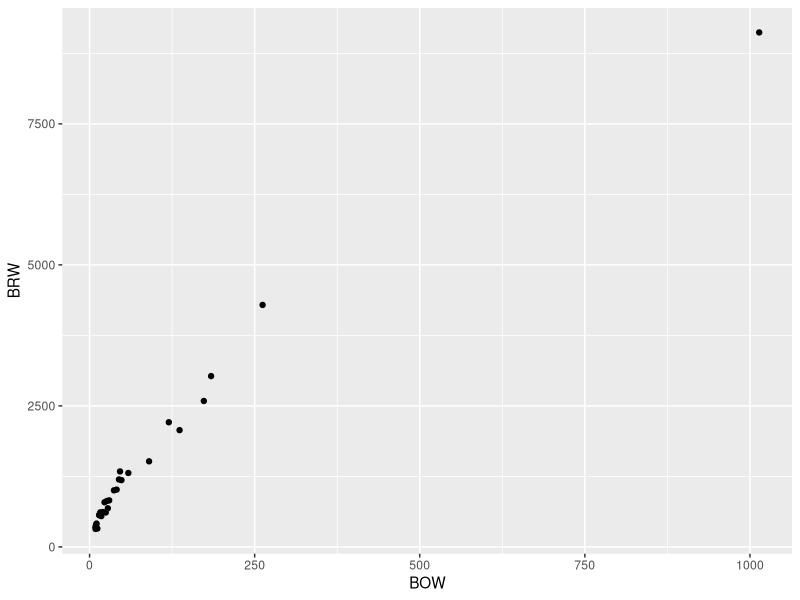
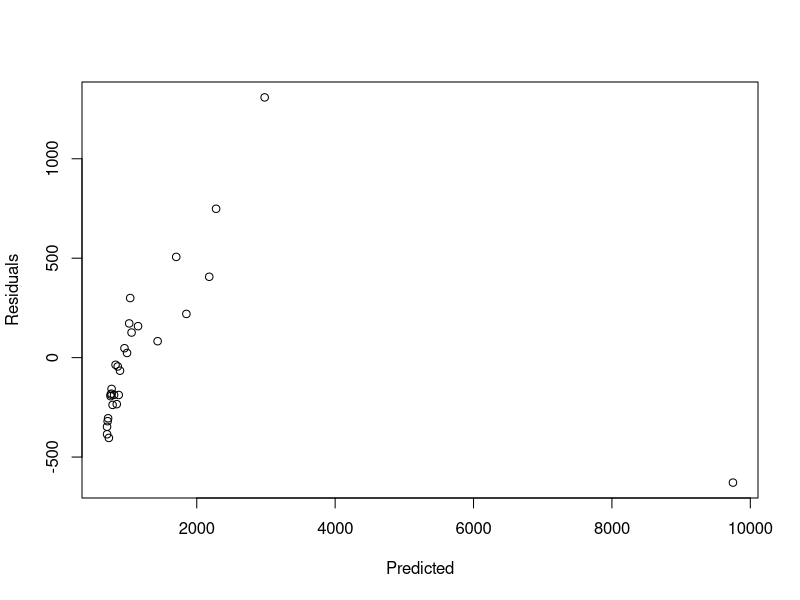
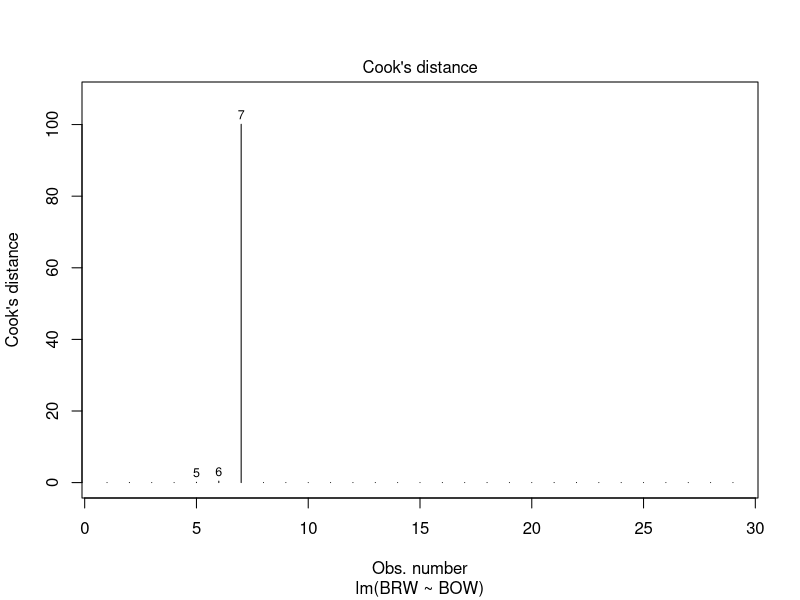
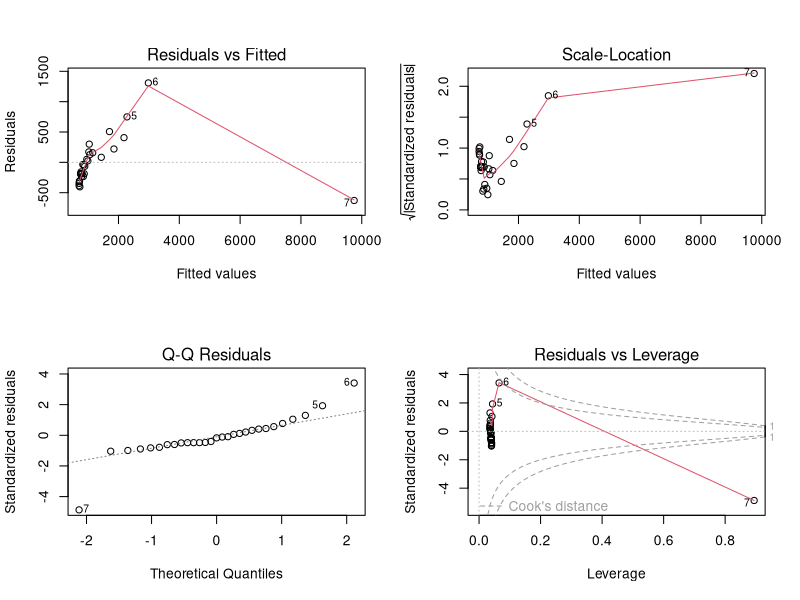
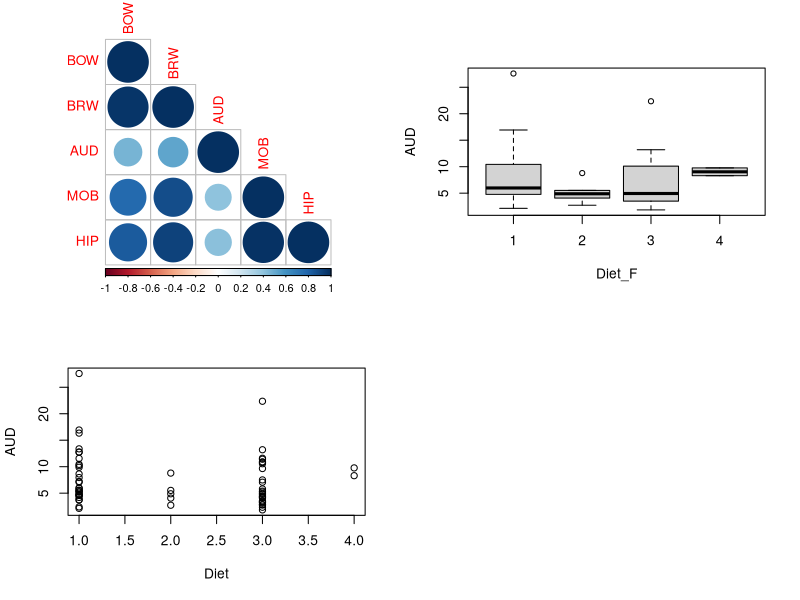

Generate these figures, in order, with R:
## ---- chunk 1
knitr::opts_chunk$set(echo = TRUE)
## ---- chunk 2
library(ggplot2)
data = read.table(file="bats.txt", sep=";", skip=3, header=T)
names(data)
## ---- chunk 3
phyto = data[(data$Diet == 1),]
ggplot(phyto, aes(x=BOW, y=BRW)) + 
  geom_point()
## ---- chunk 4
reg1 = lm(BRW ~ BOW, data=phyto)
summary(reg1)
## ---- chunk 5
anova(reg1)
## ---- chunk 6
plot(reg1$fitted.values, reg1$residuals, xlab="Predicted", ylab="Residuals")
## ---- chunk 7
plot(reg1, 4)
which(phyto$BRW > 8000)
phytobis = phyto[which(phyto$BRW < 8000),]

reg2 = lm(BRW ~ BOW, data=phytobis)
summary(reg2)
## ---- chunk 8
par(mfcol=c(2, 2))
plot(reg1)
## ---- chunk 9
library(corrplot)
## ---- chunk 10
phytoNum = phyto[, c(4:8)]
mat.cor = cor(phytoNum)
corrplot(mat.cor, type="lower")
## ---- chunk 11
cor.test(phyto$BRW, phyto$HIP)
cor.test(phyto$BRW, phyto$MOB)
cor.test(phyto$BRW, phyto$AUD)
## ---- chunk 12
regm = lm(BRW ~ AUD + MOB + HIP, data=phytobis)
summary(regm)
anova(regm)
## ---- chunk 13
reg0 = lm(BRW ~ 1, data = phyto)
step(reg0, scope=BRW~AUD + MOB + HIP, dierction="forward")
## ---- chunk 14
data$Diet_F = as.factor(data$Diet)
with(data, plot(AUD~Diet))
with(data, plot(AUD~Diet_F))
## ---- chunk 15
lm = lm(AUD~Diet_F, data=data)
anova(lm)
